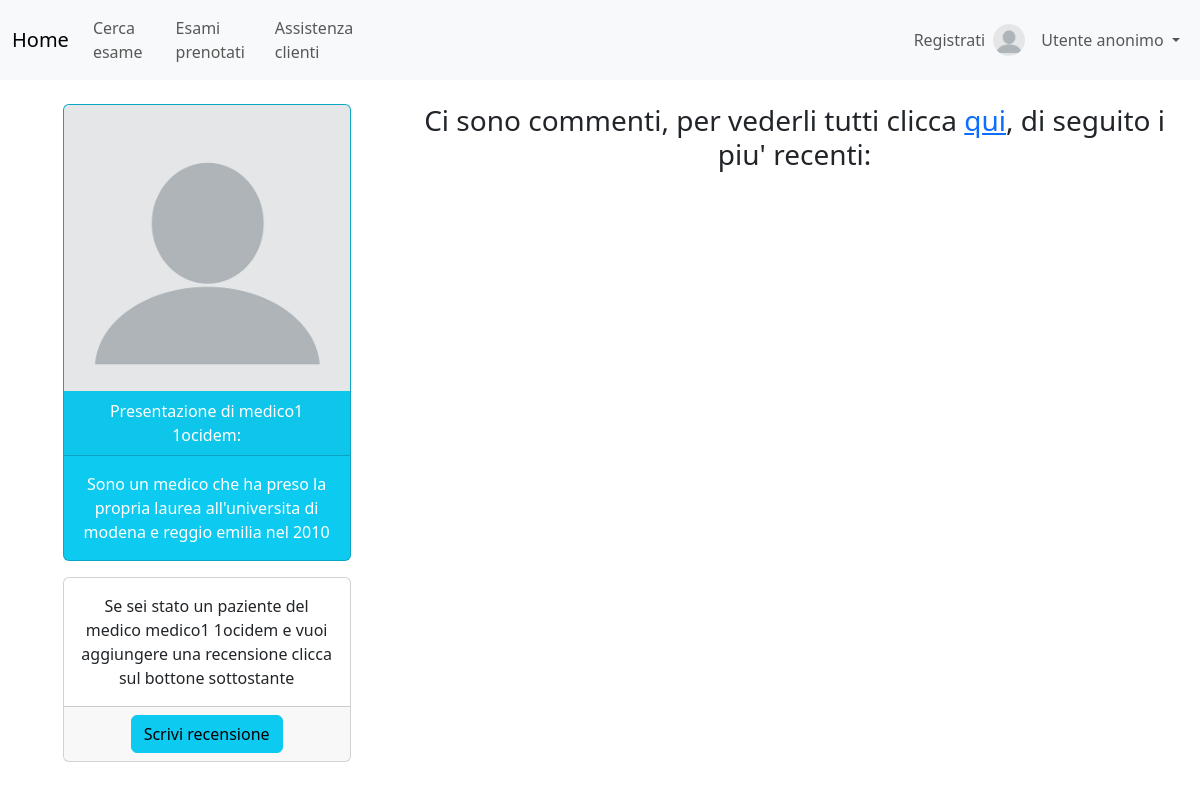
Page /medici/informazioni_medico/1/ on the earlier database version.
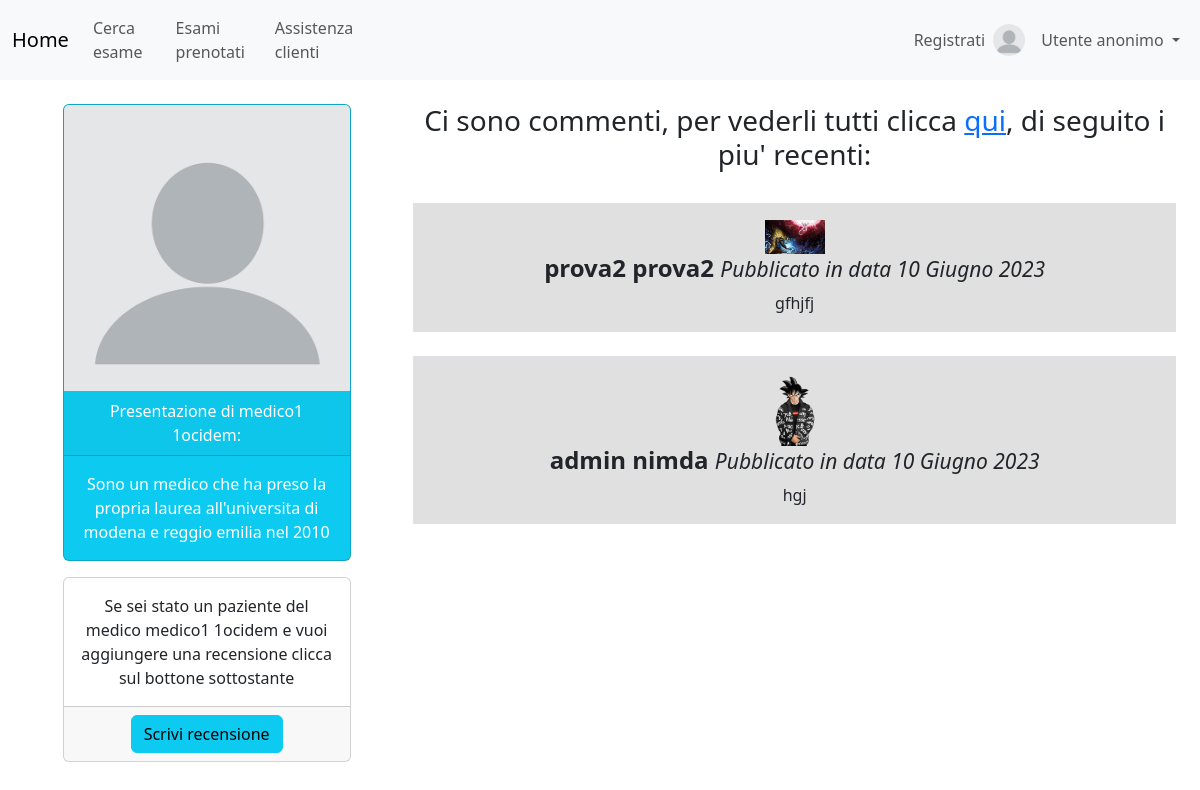
Same page on the later database version.
### gestione_medici/models.py (models this page shows)
class Commento(models.Model):
    medico = models.ForeignKey(Medico, related_name='commenti', on_delete=models.CASCADE)
    commentatore = models.ForeignKey(UtenteCustom, related_name='commenti', on_delete=models.CASCADE)
    testo = models.TextField(max_length=150)
    data = models.DateField(auto_now_add=True)
    class Meta:
        verbose_name_plural = 'Commenti'
        ordering = ['-data']
        constraints = [
            models.UniqueConstraint(
                fields=['medico', 'commentatore'], name='combinazione_medico_commentatore'
            )
        ]

### utenti_custom/models.py (models this page shows)
class UtenteCustom(AbstractUser):
    username = None
    email = models.EmailField(_('email address'), unique=True)
    foto_profilo = models.ImageField(upload_to ='immagini_utenti/%Y/%m/%d/', blank=True, null=True)
    USERNAME_FIELD = 'email'
    REQUIRED_FIELDS = ['first_name', 'last_name',]
    objects = UserManager()
    def __str__(self):
        return f"{self.first_name} {self.last_name}"

### gestione_medici/views.py (the view)
# urls.py: path('informazioni_medico/<int:pk>/', InformazioniMedicoView.as_view(), name='informazioni_medico'),
class InformazioniMedicoView(DetailView):
    title = "Pagina di informazioni sul medico"
    model = Medico
    template_name = "gestione_medici/presentazione.html"
    def get_context_data(self, **kwargs):
        context = super().get_context_data(**kwargs)
        commenti_totali = context['medico'].commenti.all()
        context['commenti'] = commenti_totali[:3]
        return context

### gestione_medici/models.py (called while the page is built)
    def __str__(self):
        return self.utente.__str__()

### gestione_medici/templates/gestione_medici/presentazione.html (shortened to what this page needs)
{% extends 'base.html' %}
{% load static %}
{% block content %}
<br>
<center>
<div class="container-fluid d-flex">
  <div class="row">
    <div class="col">
    <div class="card text-white bg-info mb-3" style="width: 18rem;">
      <img class="card-img-top"
      {% if object.utente.foto_profilo %}
        src={{object.utente.foto_profilo.url}} alt="Immagine medico"
      {% else %}
        src="{% static '/immagini/blank_profile_picture.png' %}" alt="Immagine default"
      {% endif%}
      >
      <div class="card-header">
        Presentazione di {{object}}:
      </div>
      <div class="card-body">
        <p class="card-text">{{object.descrizione}}</p>
      </div>
    </div>
  </div>
  <div class="col align-self-center">
    <div class="card" style="width: 18rem;">
      <div class="card-body">
        <p class="card-text">Se sei stato un paziente del medico {{object}}
          e vuoi aggiungere una recensione clicca sul bottone sottostante</p>
      </div>
      <div class="card-footer">
        <a href={% url 'gestione_medici:crea_commento' view.kwargs.pk %} class="btn btn-info">Scrivi recensione</a>
      </div>
    </div>
  </div>
</div>
  <div class="container-fluid">
    <h3>Ci sono {{page_obj.paginator.count}} commenti, per vederli tutti clicca
      <a href={% url 'gestione_medici:commenti_totali' view.kwargs.pk %}>qui</a>, di seguito i piu' recenti:</h3>
    <br>
    {% for commento in commenti %}
    <div class="media border" style="background-color: #E0E0E0;">
      <div class="mr-3 mt-3" >
        {% if commento.commentatore.foto_profilo%}
          <img src={{commento.commentatore.foto_profilo.url}} class="media-object" style="width:60px">
        {% else %}
          <img src="{% static '/immagini/blank_profile_picture.png' %}" class="media-object" style="width:60px">
        {% endif %}
      </div>
      <div class="media-body" style="word-break: break-all">
        <h4><b>{{commento.commentatore}}</b> <small><i>Pubblicato in data {{commento.data}}</i></small></h4>
        <p>{{commento.testo}}</p>
      </div>
    </div>
    <br>
    {% endfor %}
  </div>
<br>
</div>
{% endblock %}

Differences in the rows shown:
added Commento: commentatore.foto_profilo (picture), commentatore "prova2 prova2", data "10 Giugno 2023", testo "gfhjfj"
added Commento: commentatore.foto_profilo (picture), commentatore "admin nimda", data "10 Giugno 2023", testo "hgj"
